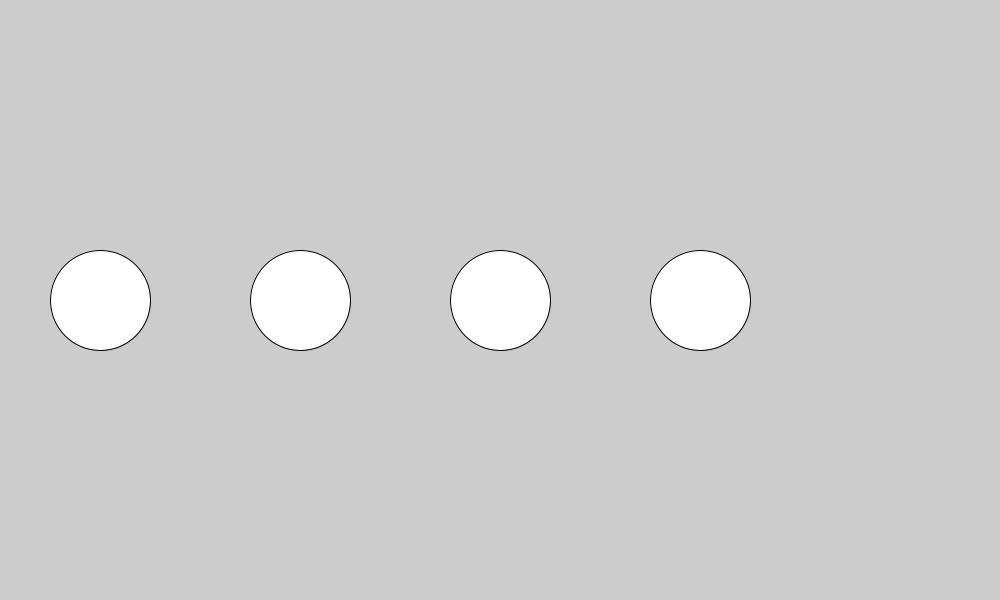
Frame 1 (no input)
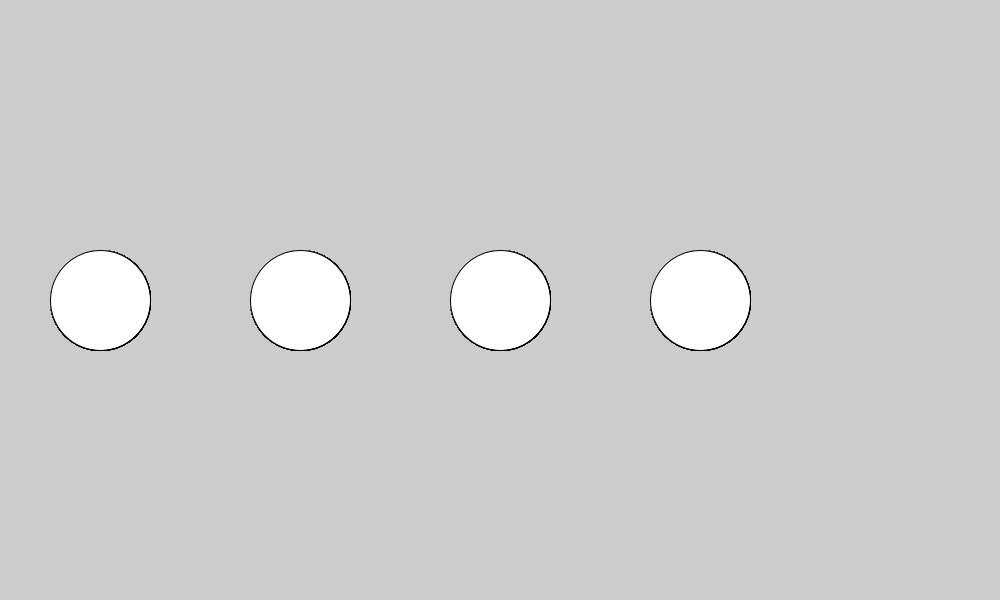
Frame 60 (the mouse pressed at the canvas centre just before this capture)
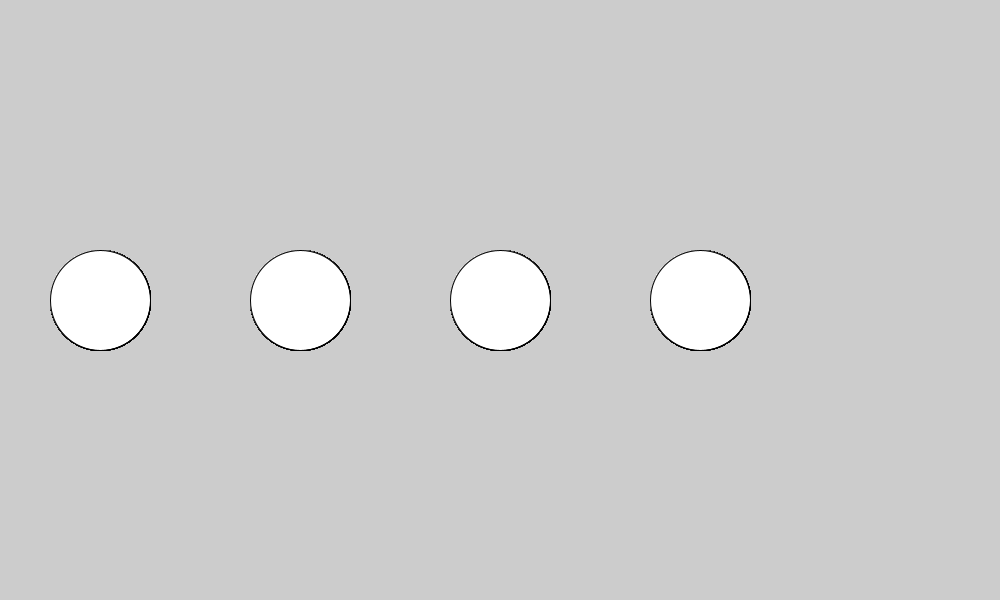
Frame 120 (the mouse held since frame 60 and released just before this capture)

The Processing sketch that drew these frames (run headless with seeded random() and noise(); from frame 60 on, the mouse is pressed at the canvas centre):

// Processing sketch: day6_1
// ── day6_1.pde
int[] circleX = {
  100, 300, 500, 700
  };

void setup(){
  size(1000, 600);
//  circleX = new int[4];
//  circleX[0] = 100;
//  circleX[1] = 300;
//  circleX[2] = 500;
//  circleX[3] = 700;
}

void draw(){
//  ellipse(circleX[0], height/2, 100, 100);
//  ellipse(circleX[1], height/2, 100, 100);
//  ellipse(circleX[2], height/2, 100, 100);
//  ellipse(circleX[3], height/2, 100, 100);
  for (int i = 0; i < 4; i++){
    ellipse(circleX[i], height/2, 100, 100);
  }

}
